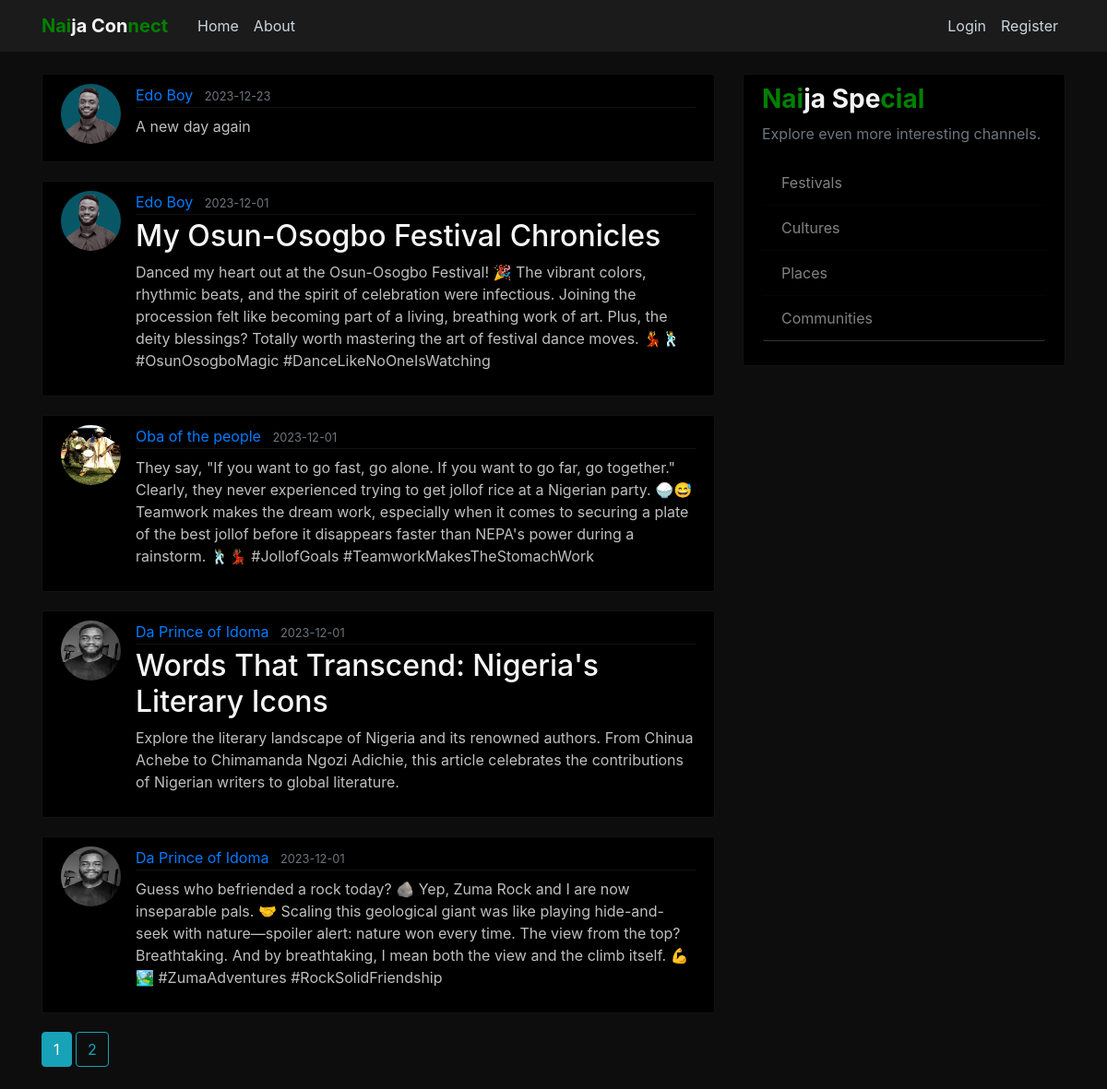
The page /home on the database its author committed.
### application/models.py (models this page shows, shortened)
class Post(db.Model):
    id = db.Column(db.Integer, primary_key=True)
    title = db.Column(db.String(100), nullable=False)
    date_posted = db.Column(db.DateTime, nullable=False, default=datetime.utcnow)
    content = db.Column(db.Text, nullable=False)
    user_id = db.Column(db.Integer, db.ForeignKey('user.id'), nullable=False)

class User(db.Model, UserMixin):
    id = db.Column(db.Integer, primary_key=True)
    username = db.Column(db.String(20), unique=True, nullable=False)
    email = db.Column(db.String(50), unique=True, nullable=False)
    bio = db.Column(db.String(1000), default='Bio')
    image_file = db.Column(db.String(20), nullable=False, default='default.jpg')
    password = db.Column(db.String(60), nullable=False)
    state = db.Column(db.String(60), nullable=False)
    post = db.relationship('Post', backref='author', lazy=True)

### application/main/routes.py (the view)
@main.route("/")
@main.route("/home")
def home():
    page = request.args.get('page', 1, type=int)
    posts = Post.query.order_by(Post.date_posted.desc
                                ()).paginate(page=page, per_page=5)
    return render_template("home.html", posts=posts)

### application/templates/home.html
{% extends "layout.html" %}
{% block content %}
    {% for post in posts.items %}
      <article class="media content-section">
        <a href="{{ url_for('users.user_account', username=post.author.username) }}"><img class="rounded-circle article-img" src="{{ url_for('static', filename='profile_pics/' + post.author.image_file) }}"></a>
        <div class="media-body">
          <div class="article-metadata">
            <a class="mr-2" href="{{ url_for('users.user_posts', username=post.author.username) }}">{{ post.author.username }}</a>
            <small class="text-muted">{{ post.date_posted.strftime('%Y-%m-%d') }}</small>
          </div>
          <h2><a class="article-title" href="{{ url_for('posts.post', post_id=post.id) }}">{{ post.title }}</a></h2>
          <a class="content-a" href="{{ url_for('posts.post', post_id=post.id) }}"><p class="article-content">{{ post.content }}</p></a>
        </div>
      </article>
    {% endfor %}
    {% for page_num in posts.iter_pages(left_edge=1, right_edge=1, left_current=1, right_current=1) %}
      {% if page_num %}
          {% if posts.page == page_num %}
            <a class="btn btn-info mb-4"  href="{{ url_for('main.home', page=page_num) }}">{{ page_num }}</a>
          {% else %}
            <a class="btn btn-outline-info mb-4"  href="{{ url_for('main.home', page=page_num) }}">{{ page_num }}</a>
          {% endif %}
      {% else %}
         ...
      {% endif %}
    {% endfor %}
{% endblock content %}

### application/templates/layout.html (shortened to what this page needs)
<!DOCTYPE html>
<html lang="en">
    <head>
        <link rel="stylesheet" href="https://maxcdn.bootstrapcdn.com/bootstrap/4.0.0/css/bootstrap.min.css">
        <link rel="stylesheet" type="text/css" href="{{ url_for('static', filename='main.css') }}">
    </head>
    <body>
        <header class="site-header">
            <nav class="navbar navbar-expand-md navbar-dark bg-steel fixed-top">
              <div class="container">
                <a class="navbar-brand mr-4 green" href="/">Nai<span class="white">ja Con</span>nect</a>
                <div class="collapse navbar-collapse" id="navbarToggle">
                  <div class="navbar-nav mr-auto">
                    <a class="nav-item nav-link" href="{{ url_for('main.home') }}">Home</a>
                    <a class="nav-item nav-link" href="{{ url_for('main.about') }}">About</a>
                  </div>
                  <div class="navbar-nav">
                    {% if current_user.is_authenticated %}
                        <a class="nav-item nav-link" href="{{ url_for('posts.new_post') }}">New Post</a>
                        <a class="nav-item nav-link" href="{{ url_for('users.account') }}">Account</a>
                        <a class="nav-item nav-link" href="{{ url_for('users.logout') }}">Log Out</a>
                    {% else %}
                        <a class="nav-item nav-link" href="{{ url_for('users.login') }}">Login</a>
                        <a class="nav-item nav-link" href="{{ url_for('users.register') }}">Register</a>
                    {% endif %}
                  </div>
                </div>
              </div>
            </nav>
          </header>
          <main role="main" class="container">
            <div class="row">
              <div class="col-md-8">
                {% block content %}{% endblock %}
              </div>
              <div class="col-md-4">
                <div class="content-section">
                  <h3 class="green">Nai<span class="white">ja Spe</span>cial</h3>
                  <p class='text-muted'>Explore even more interesting channels.
                    <ul class="list-group">
                      <li class="list-group-item list-group-item-light">Festivals</li>
                      <li class="list-group-item list-group-item-light">Cultures</li>
                      <li class="list-group-item list-group-item-light">Places</li>
                      <li class="list-group-item list-group-item-light">Communities</li>
                    </ul>
                  </p>
                </div>
              </div>
            </div>
          </main>
    </body>
</html>

### application/static/main.css (style rules this page uses)
body { background: rgba(0, 0, 0, 0.95); color: whitesmoke; margin-top: 5rem; }
h1, h2, h3, h4, h5, h6 { color: white; }
.bg-steel { background-color: #1b1b1b; }
.site-header .navbar-nav .nav-link { color: #cbd5db; }
.content-section { background: rgba(0, 0, 0, 1); padding: 10px 20px; border: 1px solid rgba(128, 128, 128, 0.137); border-radius: 3px; margin-bottom: 20px; color: whitesmoke; }
.article-title { color: whitesmoke; }
.article-content { white-space: pre-line; }
.article-img { height: 65px; width: 65px; margin-right: 16px; }
.article-metadata { padding-bottom: 1px; margin-bottom: 4px; border-bottom: 1px solid rgba(128, 128, 128, 0.137); }
.content-a { text-decoration: none; color: rgb(192, 190, 190); }
.list-group li { background: rgba(0, 0, 0, 0.9); border-bottom: 1px solid rgba(128, 128, 128, 0.397); }
.green { color: green !important; font-weight: bold; }
.white { color: whitesmoke; }

### rows shown on the page
Post: image_file (picture), author.username "Edo Boy", date_posted "2023-12-23", content "A new day again"
Post: image_file (picture), author.username "Edo Boy", date_posted "2023-12-01", title "My Osun-Osogbo Festival Chronicles", content "Danced my heart out at the Osun-Osogbo Festival! 🎉 The vibrant colors, rhythmic beats, and the spirit of celebration were infectious. Joining the procession felt like becoming part of a living, breathing work of art. Plus, the deity blessings? Totally worth mastering the art of festival dance moves. 💃🕺 #OsunOsogboMagic #DanceLikeNoOneIsWatching"
Post: image_file (picture), author.username "Oba of the people", date_posted "2023-12-01", content "They say, \"If you want to go fast, go alone. If you want to go far, go together.\" Clearly, they never experienced trying to get jollof rice at a Nigerian party. 🍚😅 Teamwork makes the dream work, especially when it comes to securing a plate of the best jollof before it disappears faster than NEPA's power during a rainstorm. 🕺🏾💃🏾 #JollofGoals #TeamworkMakesTheStomachWork"
Post: image_file (picture), author.username "Da Prince of Idoma", date_posted "2023-12-01", title "Words That Transcend: Nigeria's Literary Icons", content "Explore the literary landscape of Nigeria and its renowned authors. From Chinua Achebe to Chimamanda Ngozi Adichie, this article celebrates the contributions of Nigerian writers to global literature."
Post: image_file (picture), author.username "Da Prince of Idoma", date_posted "2023-12-01", content "Guess who befriended a rock today? 🪨 Yep, Zuma Rock and I are now inseparable pals. 🤝 Scaling this geological giant was like playing hide-and-seek with nature—spoiler alert: nature won every time. The view from the top? Breathtaking. And by breathtaking, I mean both the view and the climb itself. 💪🏞️ #ZumaAdventures #RockSolidFriendship"

### other values the page prints
{{ page_num }} "1"
{{ page_num }} "2"
